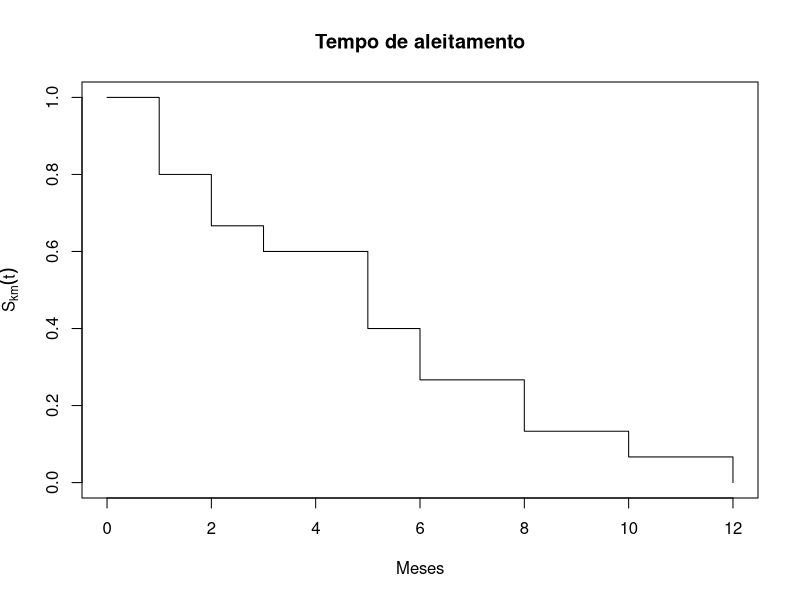
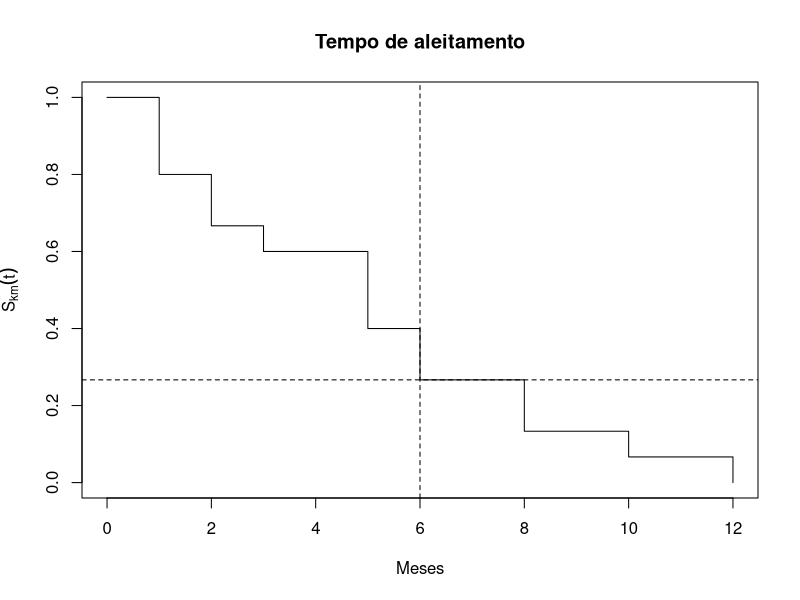
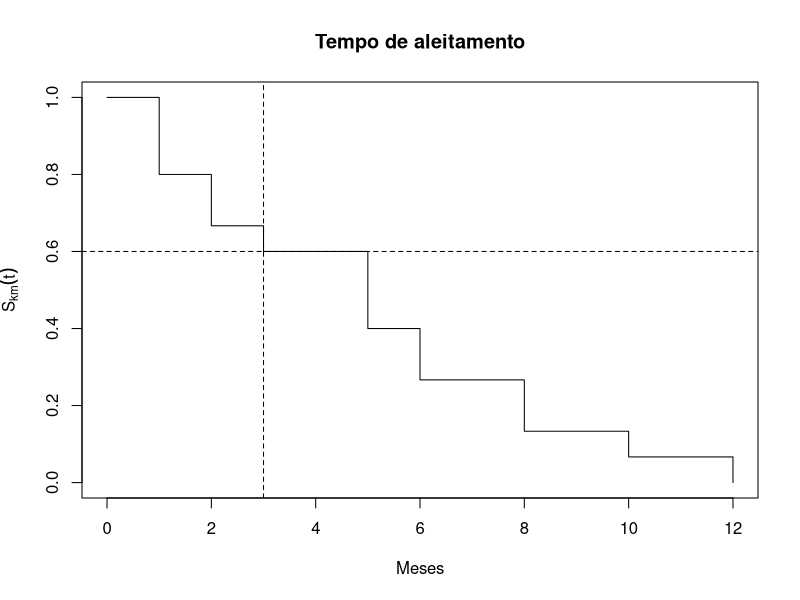
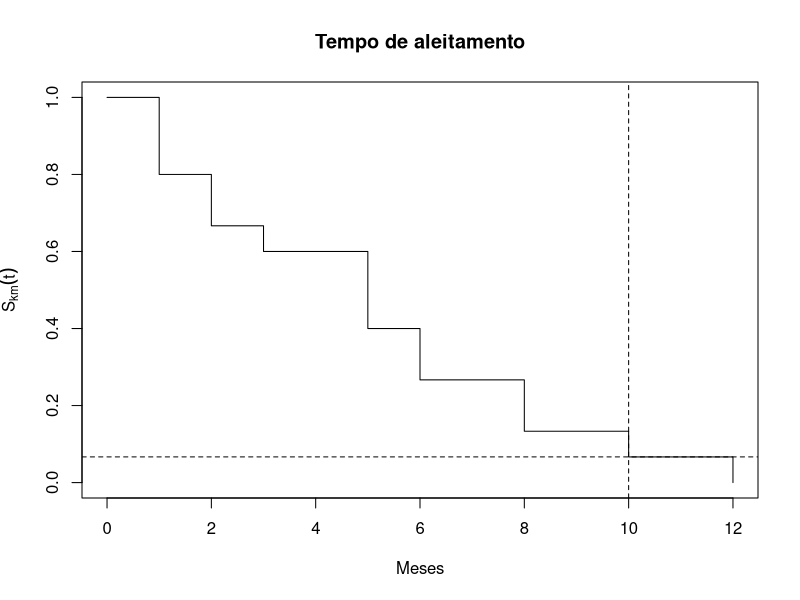
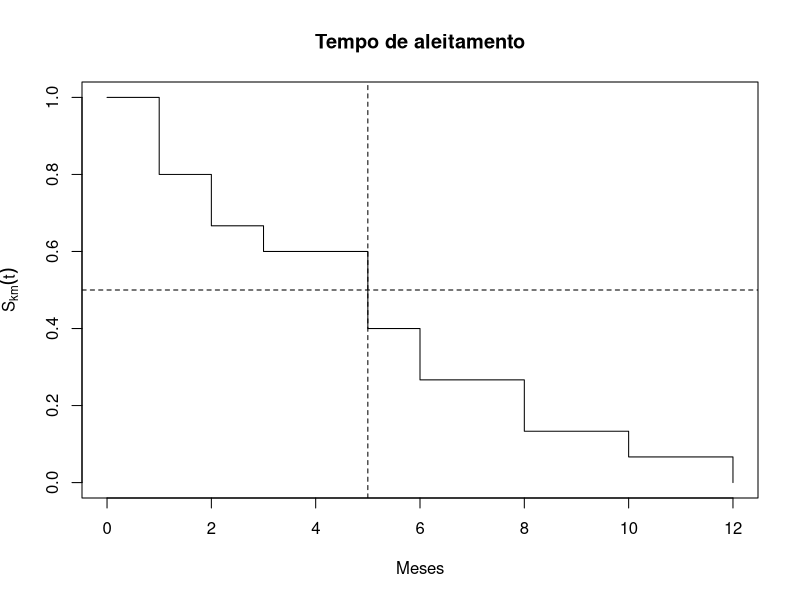
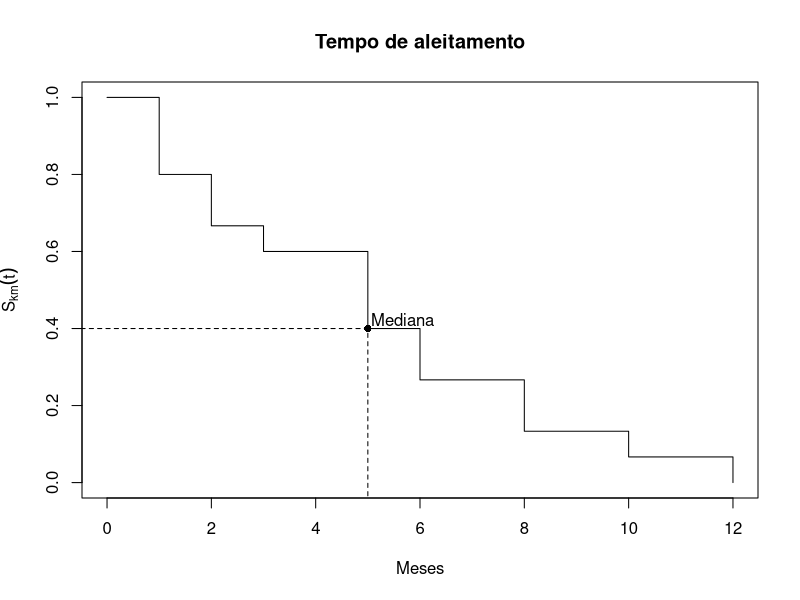
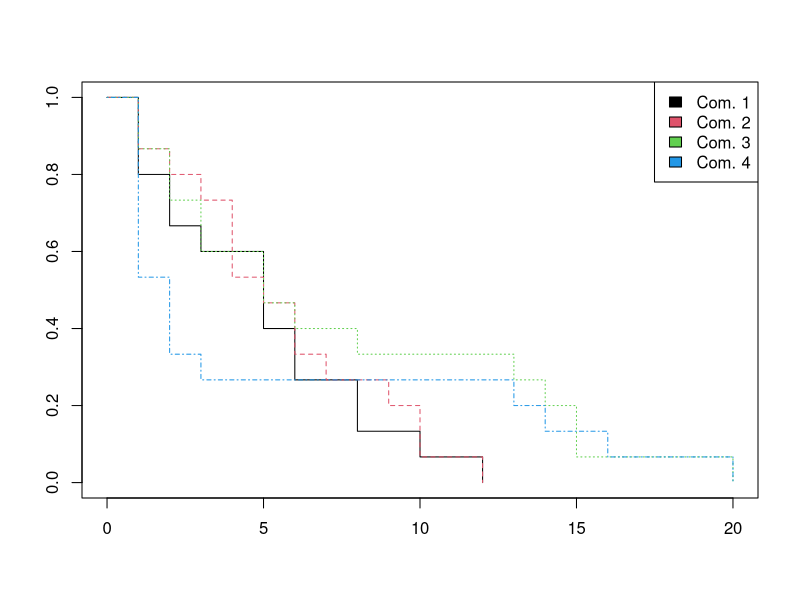
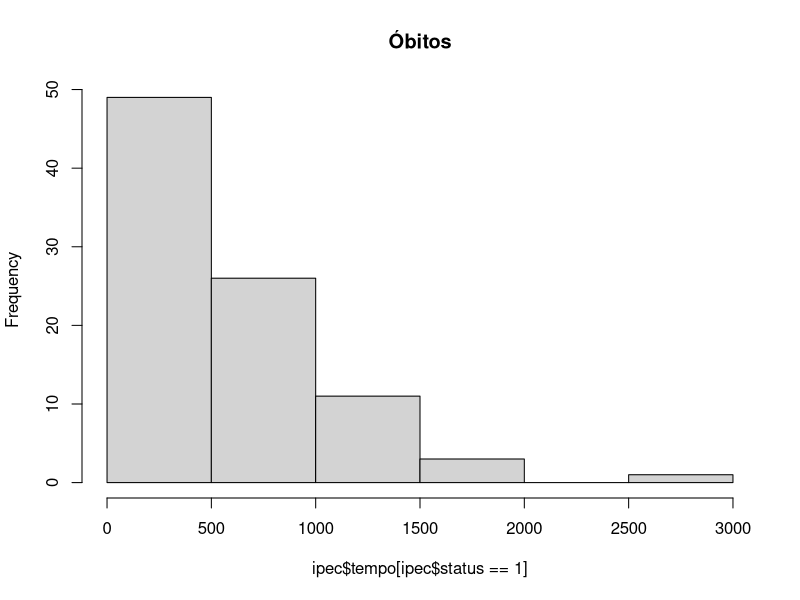

Reproduce these figures in R, in order.
## ---- chunk 1
knitr::opts_chunk$set(echo = TRUE)
## ---- chunk 2
library(dplyr)
library(survival)
## ---- chunk 3
x = c(6L, 12L, 10L, 3L, 5L, 1L, 6L, 8L, 1L, 5L, 2L, 2L, 5L, 8L, 1L)

t = sort(unique(x))
inter = lead(cut(c(0,t), breaks = c(0,t)))[1:length(t)]
Nt = as.numeric(table(x))
Rt = rev(cumsum(rev(Nt)))
Skm = cumprod((Rt - Nt)/Rt)
Lambda = -log(Skm)

aleit <- data.frame(t, inter, Nt, Rt, Lambda, Skm)

names <- c("$t$", "Intervalo", "$N(t)$", "$R(t)$",
           "$\\hat{\\Lambda}(t)$", "$\\hat{S}_{km}(t)$")

knitr::kable(aleit, digits = 4, col.names = names)
## ---- chunk 4
y <- Surv(x, rep(1, length(x)))
y_fit <- survfit(y ~ 1)
plot(
  y_fit,
  conf.int = F,
  main = "Tempo de aleitamento",
  xlab = "Meses",
  ylab = expression(hat(S)[km](t))
)
## ---- chunk 5
plot(
  y_fit,
  conf.int = F,
  main = "Tempo de aleitamento",
  xlab = "Meses",
  ylab = expression(hat(S)[km](t))
)
abline(h = 0.2667, v = 6, lty = 2)
## ---- chunk 6
plot(
  y_fit,
  conf.int = F,
  main = "Tempo de aleitamento",
  xlab = "Meses",
  ylab = expression(hat(S)[km](t))
)
abline(h = 0.6, v = 3, lty = 2)
## ---- chunk 7
plot(
  y_fit,
  conf.int = F,
  main = "Tempo de aleitamento",
  xlab = "Meses",
  ylab = expression(hat(S)[km](t))
)
abline(h = 0.0667, v = 10, lty = 2)
## ---- chunk 8
plot(
  y_fit,
  conf.int = F,
  main = "Tempo de aleitamento",
  xlab = "Meses",
  ylab = expression(hat(S)[km](t))
)
abline(h = 0.5, v = 5, lty = 2)
## ---- chunk 9
t = sort(unique(x))
inter = lead(cut(c(0,t), breaks = c(0,t)))[1:length(t)]
Nt = as.numeric(table(x))
Rt = rev(cumsum(rev(Nt)))
Skm = cumprod((Rt - Nt)/Rt)
Lkm = -log(Skm)
Lna = cumsum(Nt/Rt)

aleit_na <- data.frame(t, inter, Nt, Rt, Lkm, Lna)

names <- c("$t$", "Intervalo", "$N(t)$", "$R(t)$",
           "$\\hat{\\Lambda}_{km}(t)$", "$\\hat{\\Lambda}_{na}(t)$")

knitr::kable(aleit_na, digits = 4, col.names = names)
## ---- chunk 10
aleit_fit <- survfit(Surv(x) ~ 1)
summary(aleit_fit)
## ---- chunk 11
plot(
  aleit_fit,
  conf.int = F,
  main = "Tempo de aleitamento",
  xlab = "Meses",
  ylab = expression(hat(S)[km](t))
)

lines(list(x = c(-0.5,   5,    5),
           y = c(0.4, 0.4, -0.5)),
      lty = 2)
points(5, 0.4, pch = 16)

text(5, 0.4, "Mediana", adj = c(-0.05, -0.2))
## ---- chunk 12
al_fit_na <- survfit(coxph(Surv(x) ~ 1))
al_fit_na
summary(al_fit_na)
## ---- chunk 13
leite2 <- data.frame(id = 1:60,
           tempo = c(6L, 12L, 10L, 3L, 5L, 1L, 6L, 8L, 1L, 5L, 2L, 2L,
                     5L, 8L, 1L, 5L, 12L, 10L, 4L, 4L, 3L, 6L, 9L, 2L,
                     6L, 4L, 1L, 7L, 10L, 1L, 13L, 14L, 20L, 3L, 5L, 1L,
                     8L, 15L, 2L, 5L, 3L, 2L, 6L, 15L, 1L, 1L, 16L, 20L,
                     1L, 1L, 1L, 1L, 2L, 2L, 13L, 3L, 1L, 1L, 14L, 2L),
           status = 1,
           grupo = rep(1:4, each = 15))
leite2
## ---- chunk 14
survfit(Surv(tempo, status) ~ grupo, data = leite2)
## ---- chunk 15
plot(survfit(Surv(tempo, status) ~ grupo, data = leite2),
     col = 1:4, lty = 1:4)
legend("topright", c("Com. 1", "Com. 2", "Com. 3", "Com. 4"), fill = 1:4)
## ---- chunk 16
survdiff(Surv(tempo, status) ~ grupo, data = leite2)
survdiff(Surv(tempo, status) ~ grupo, rho = 1, data = leite2)
## ---- chunk 17
# Leitura-limpeza do banco ipec.csv
ipec <- read.csv2("ipec.csv")

ipec$anotrat[ipec$anotrat == 9] <- NA
ipec$obito[ipec$obito == "I"] <- NA

ipec$escola <- factor(
  ipec$escola,
  labels = c("sem", "fundam", "medio", "sup")
)

ipec$risco <- factor(
  ipec$risco,
  labels = c("Homo", "UDI", "Transf", "Cont hetero", "Mut parc", "2 fat")
)

ipec$acompan <- factor(
  ipec$acompan,
  labels = c("Amb", "Int.Post", "Int.Imed")
)

ipec$anotrat <- factor(ipec$anotrat)

ipec$tratam <- factor(
  ipec$tratam,
  labels = c("Nenhum", "Mono", "Combinada", "Potente")
)

ipec$doenca <- factor(
  ipec$doenca,
  labels = c("PCP", "TB pulm", "TB diss", "Toxo", "SK",
             "Outra", "Cand", "Herpes", "Duas", "Def CD4")
  )

ipec$propcp <- factor(
  ipec$propcp,
  labels = c("Sem", "Prim", "Secund", "Ambas"))


## ---- chunk 18
# Idade média dos pacientes
mean(ipec$idade)

# Razão entre homens e mulheres
x <- table(ipec$sexo)
as.numeric(x[2]/x[1])

# Quantos receberam tratamento?
x <- table(ipec$tratam)
sum(x[2:4])

# Nº de óbitos e censuras
x <- table(ipec$status)
paste0(x[1], " foram censurados.")
paste0(x[2], " foram a óbito.")

# Dispersão temporal de óbitos e censuras
hist(ipec$tempo[ipec$status == 1], main = "Óbitos")
hist(ipec$tempo[ipec$status == 0], main = "Censuras")

# Os óbitos concentraram-se principalmente no início do período, enquanto as censuras se distribuíram mais ao longo do período de estudo.

# Tempo de sobrevivência mediano 
km <- survfit(Surv(tempo, status) ~ 1, data = ipec)
km$surv[km$surv <= 0.5][1]
## ---- chunk 19
sexo <- survfit(Surv(tempo, status) ~ sexo, data = ipec)
sexo
## ---- chunk 20
summary(sexo)
## ---- chunk 21
tratam <- survfit(Surv(tempo, status) ~ tratam, data = ipec)
tratam
## ---- chunk 22
escola <- survfit(Surv(tempo, status) ~ escola, data = ipec)
escola
